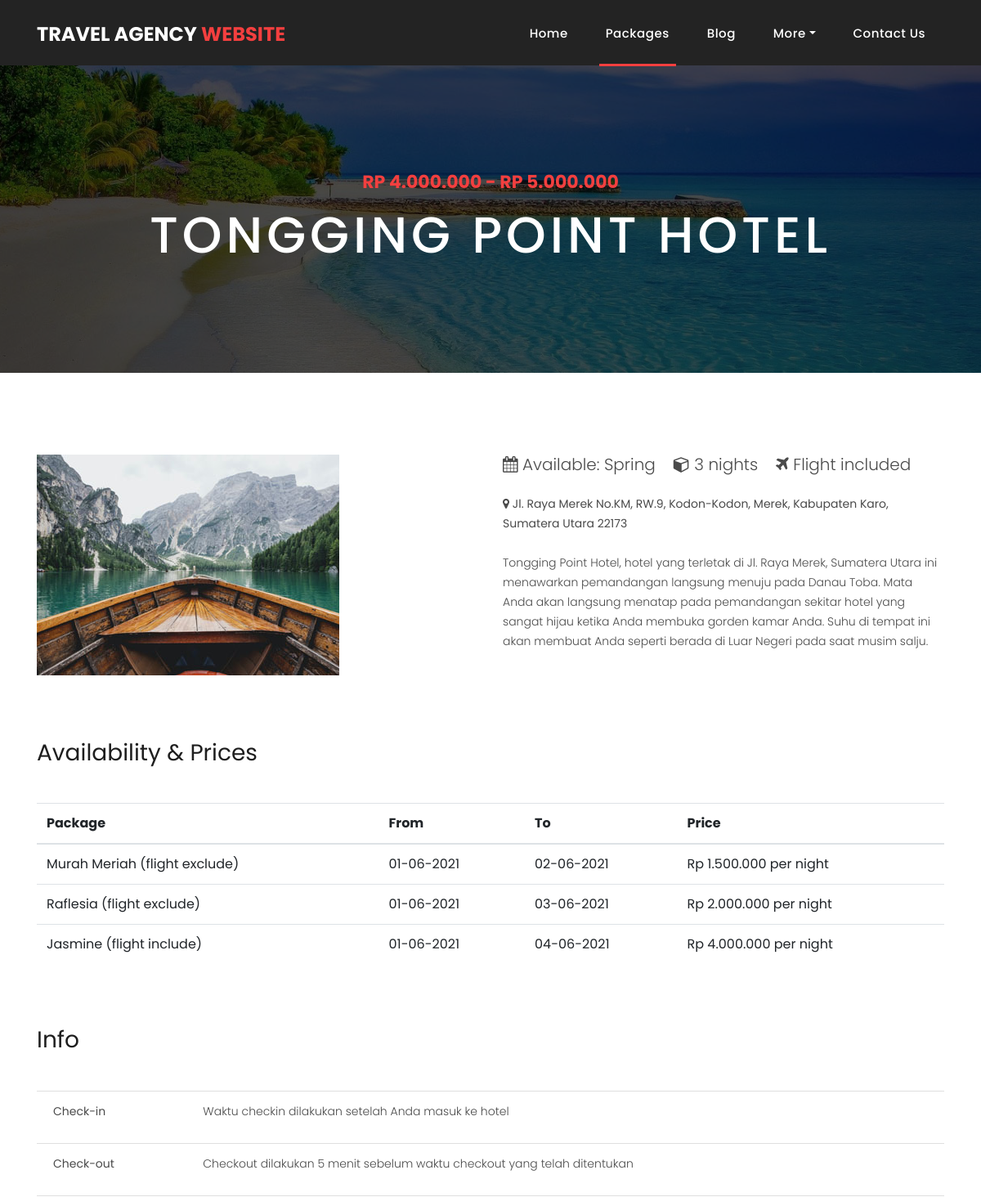
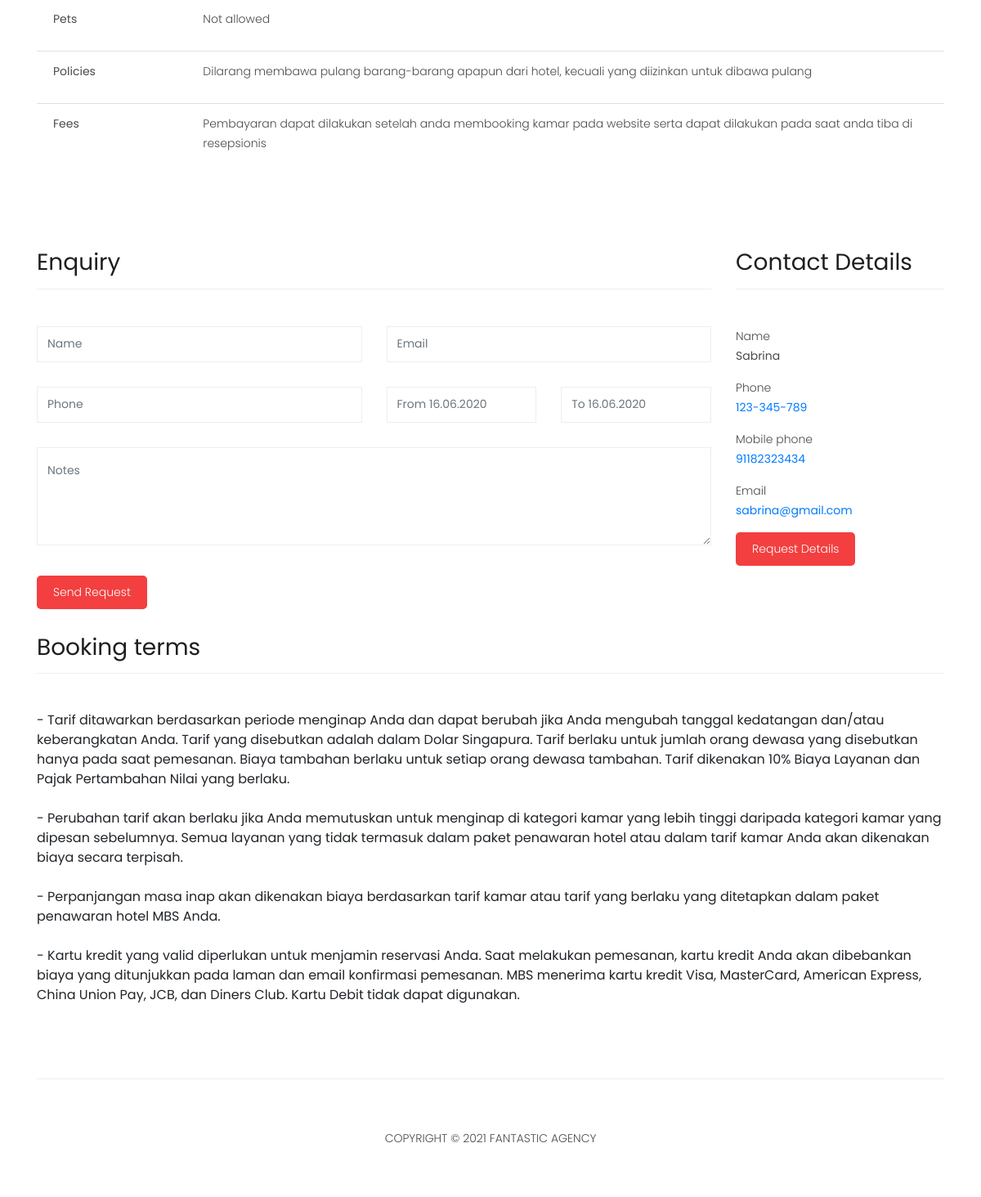
The app's page /package2-details.php with its own data (2 pictures, top to bottom).
### tables this page shows
CREATE TABLE IF NOT EXISTS `tongginghotel` (
  `name` varchar(50) DEFAULT NULL,
  `price` char(50) DEFAULT NULL,
  `description` varchar(500) DEFAULT NULL,
  `deskripsinya` varchar(500) DEFAULT NULL
);

CREATE TABLE IF NOT EXISTS `info` (
  `checkin` varchar(500) DEFAULT NULL,
  `checkout` varchar(500) DEFAULT NULL,
  `pets` char(50) DEFAULT NULL,
  `policies` varchar(500) DEFAULT NULL,
  `fees` varchar(500) DEFAULT NULL
);

CREATE TABLE IF NOT EXISTS `contactdetails` (
  `name` char(50) DEFAULT NULL,
  `phone` char(50) DEFAULT NULL,
  `mobilephone` char(50) DEFAULT NULL,
  `email` char(50) DEFAULT NULL
);

### package2-details.php (the view, shortened to what the rows shown need)
<?php
include "koneksi.php";
?>
<!DOCTYPE html>
<html lang="en">
  <head>
    <link href="vendor/bootstrap/css/bootstrap.min.css" rel="stylesheet">
    <link rel="stylesheet" href="assets/css/fontawesome.css">
    <link rel="stylesheet" href="assets/css/style.css">
    <link rel="stylesheet" href="assets/css/owl.css">
  </head>
  <body>
    <header class="">
      <nav class="navbar navbar-expand-lg">
        <div class="container">
          <a class="navbar-brand" href="index.php"><h2>Travel Agency <em>Website</em></h2></a>
        </div>
      </nav>
    </header>
    <div class="page-heading about-heading header-text" style="background-image: url(assets/images/heading-6-1920x500.jpg);">
      <div class="container">
        <div class="row">
          <div class="col-md-12">
            <div class="text-content">
              <h2>Tongging Point Hotel</h2>
            </div>
          </div>
        </div>
      </div>
    </div>
    <div class="products">
      <div class="container">
        <div class="row">
          <div class="col-md-6">
              <br>
              <br>
              <?php
                  $strSQL = "SELECT * FROM tongginghotel";
                    $execStrSQL = mysqli_query($conn,$strSQL);
                    if (mysqli_num_rows($execStrSQL) > 0) {
                    while ($row = mysqli_fetch_assoc($execStrSQL)) {
                ?>
                <tr>
                  <td><p><?= $row["deskripsinya"] ?></p></td>
                </tr>
                <?php
              }
              }
              ?>
          </div>
        </div>
      </div>
    </div>
    <div class="section">
      <div class="container">
        <div class="section-heading" style="border: 0">
          <h2>Availability &amp; Prices</h2>
        </div>
        <div class="table-responsive">
          <table width="100%" border="0" cellspacing="0" cellpadding="0" class="table">
               <thead>
                    <tr>
                         <th>Package</th>
                         <th>From</th>
                         <th>To</th>
                         <th>Price</th>
                    </tr>
               </thead>
          </table>
        </div>
      </div>
    </div>
    <div class="section">
      <div class="container">
        <div class="section-heading" style="border: 0">
          <h2>Info</h2>
        </div>
        <ul class="list-group list-group-flush">
          <li class="list-group-item">
               <div class="row">
                    <div class="col-md-10 col-sm-9">
              <?php
                  $strSQL = "SELECT * FROM info";
                    $execStrSQL = mysqli_query($conn,$strSQL);
                    if (mysqli_num_rows($execStrSQL) > 0) {
                    while ($row = mysqli_fetch_assoc($execStrSQL)) {
                ?>
                <tr>
                  <td><p><?= $row["checkin"] ?></p></td>
                </tr>
                <?php
              }
              }
              ?>
                    </div>
               </div>
          </li>
          <li class="list-group-item">
               <div class="row">
                    <div class="col-md-10 col-sm-9">
              <?php
                  $strSQL = "SELECT * FROM info";
                    $execStrSQL = mysqli_query($conn,$strSQL);
                    if (mysqli_num_rows($execStrSQL) > 0) {
                    while ($row = mysqli_fetch_assoc($execStrSQL)) {
                ?>
                <tr>
                  <td><p><?= $row["checkout"] ?></p></td>
                </tr>
                <?php
              }
              }
              ?>
                    </div>
               </div>
          </li>
          <li class="list-group-item">
               <div class="row">
                    <div class="col-md-10 col-sm-9">
              <?php
                  $strSQL = "SELECT * FROM info";
                    $execStrSQL = mysqli_query($conn,$strSQL);
                    if (mysqli_num_rows($execStrSQL) > 0) {
                    while ($row = mysqli_fetch_assoc($execStrSQL)) {
                ?>
                <tr>
                  <td><p><?= $row["pets"] ?></p></td>
                </tr>
                <?php
              }
              }
              ?>
                    </div>
               </div>
          </li>
          <li class="list-group-item">
               <div class="row">
                    <div class="col-md-10 col-sm-9">
                         <div>
              <?php
                  $strSQL = "SELECT * FROM info";
                    $execStrSQL = mysqli_query($conn,$strSQL);
                    if (mysqli_num_rows($execStrSQL) > 0) {
                    while ($row = mysqli_fetch_assoc($execStrSQL)) {
                ?>
                <tr>
                  <td><p><?= $row["policies"] ?></p></td>
                </tr>
                <?php
              }
              }
              ?>
                         </div>
                    </div>
               </div>
          </li>
          <li class="list-group-item">
               <div class="row">
                    <div class="col-md-10 col-sm-9">
                         <div>
                         <?php
                  $strSQL = "SELECT * FROM info";
                    $execStrSQL = mysqli_query($conn,$strSQL);
                    if (mysqli_num_rows($execStrSQL) > 0) {
                    while ($row = mysqli_fetch_assoc($execStrSQL)) {
                ?>
                <tr>
                  <td><p><?= $row["fees"] ?></p></td>
                </tr>
                <?php
              }
              }
              ?>
                         </div>
                    </div>
               </div>
          </li>
     </ul>
      </div>
    </div>
    <div class="section">
      <div class="container">
        <div class="row">
        <div class="section">
      <div class="container">
        <div class="row">
          <div class="col-md-9">
            <div class="section-heading">
              <h2>Enquiry</h2>
            </div>
            <?php
include "koneksi.php";
?>
          </div>
          <div class="col-md-3">
            <div class="section-heading">
              <h2>Contact Details</h2>
            </div>
            <div class="left-content">
              <p>
                <br>
                <?php
                  $strSQL = "SELECT * FROM contactdetails";
                    $execStrSQL = mysqli_query($conn,$strSQL);
                    if (mysqli_num_rows($execStrSQL) > 0) {
                    while ($row = mysqli_fetch_assoc($execStrSQL)) {
                ?>
                <tr>
                  <td><strong><?= $row["name"] ?></strong></td>
                </tr>
                <?php
              }
              }
              ?>
              </p>
              <p>
                <br>
                <?php
                  $strSQL = "SELECT * FROM contactdetails";
                    $execStrSQL = mysqli_query($conn,$strSQL);
                    if (mysqli_num_rows($execStrSQL) > 0) {
                    while ($row = mysqli_fetch_assoc($execStrSQL)) {
                ?>
                <tr>
                  <td><strong><a href="tel:123-456-789"><?= $row["phone"] ?></strong></a></td>
                </tr>
                <?php
              }
              }
              ?>
              </p>
              <p>
                <br>
                <?php
                  $strSQL = "SELECT * FROM contactdetails";
                    $execStrSQL = mysqli_query($conn,$strSQL);
                    if (mysqli_num_rows($execStrSQL) > 0) {
                    while ($row = mysqli_fetch_assoc($execStrSQL)) {
                ?>
                <tr>
                  <td><strong><a href="tel:91182323434"><?= $row["mobilephone"] ?></strong></a></td>
                </tr>
                <?php
              }
              }
              ?>
              </p>
              <p>
                <br>
                <?php
                  $strSQL = "SELECT * FROM contactdetails";
                    $execStrSQL = mysqli_query($conn,$strSQL);
                    if (mysqli_num_rows($execStrSQL) > 0) {
                    while ($row = mysqli_fetch_assoc($execStrSQL)) {
                ?>
                <tr>
                  <td><strong><a href="mailto:sabrina@gmail.com"><?= $row["email"] ?></strong></a></td>
                </tr>
                <?php
              }
              }
              ?>
              </p>
            </div>
          </div>
        </div>
      </div>
    </div>
          <div class="col-md-12">
            <div class="section-heading">
              <h2>Booking terms</h2>
            </div>
          </div>
        </div>
      </div>
    </div>
  </body>
</html>

### records on screen
tongginghotel: deskripsinya "Tongging Point Hotel, hotel yang terletak di Jl. Raya Merek, Sumatera Utara ini menawarkan pemandangan langsung menuju pada Danau Toba. Mata Anda akan langsung menatap pada pemandangan sekitar hotel yang sangat hijau ketika Anda membuka gorden kamar Anda. Suhu di tempat ini akan membuat Anda seperti berada di Luar Negeri pada saat musim salju."
info: checkin "Waktu checkin dilakukan setelah Anda masuk ke hotel", checkout "Checkout dilakukan 5 menit sebelum waktu checkout yang telah ditentukan", pets "Not allowed", policies "Dilarang membawa pulang barang-barang apapun dari hotel, kecuali yang diizinkan untuk dibawa pulang", fees "Pembayaran dapat dilakukan setelah anda membooking kamar pada website serta dapat dilakukan pada saat anda tiba di resepsionis"
contactdetails: name "Sabrina", phone "123-345-789", mobilephone "91182323434", email "sabrina@gmail.com"
